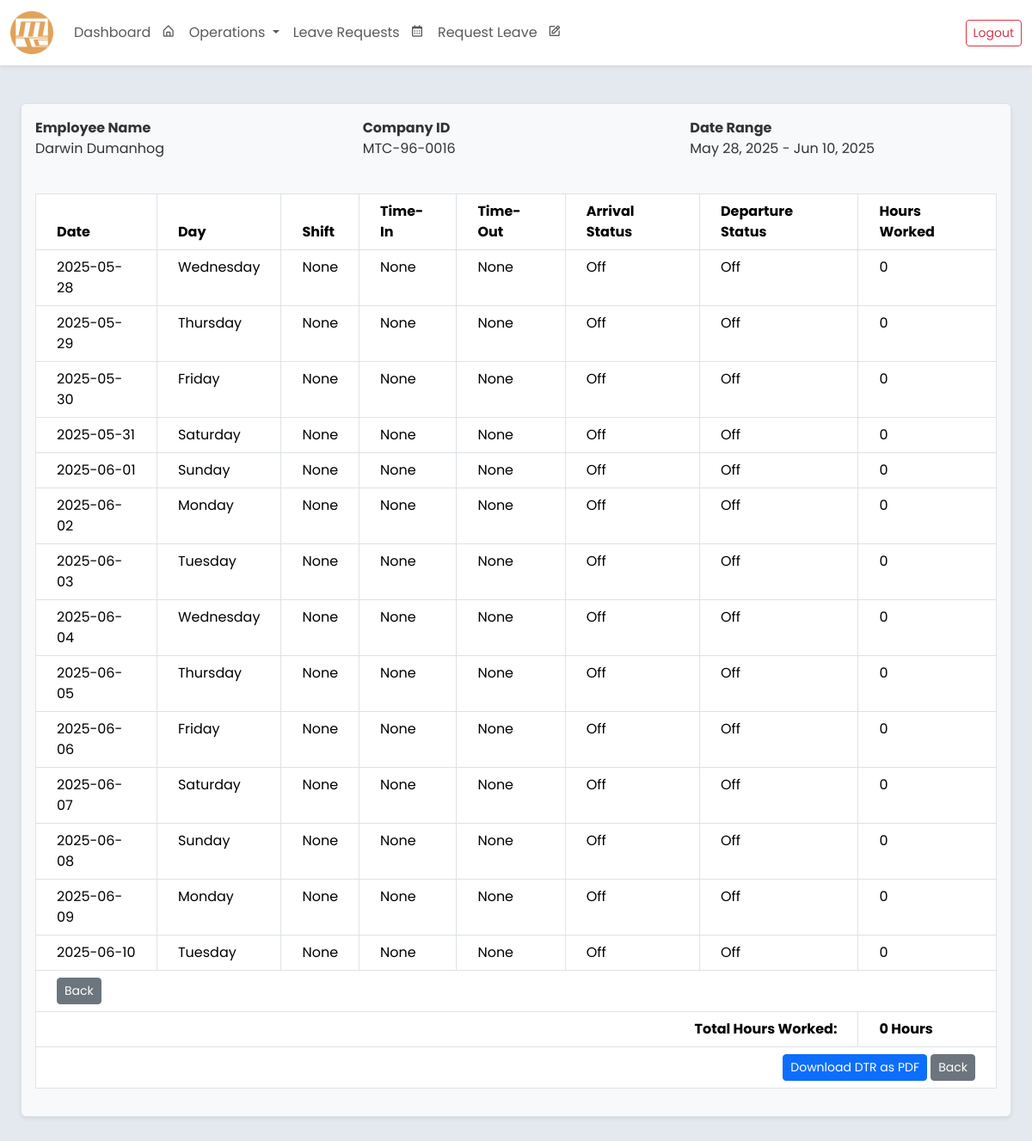
The page /employee/dtr/31/ (signed in) on the database as committed earlier.
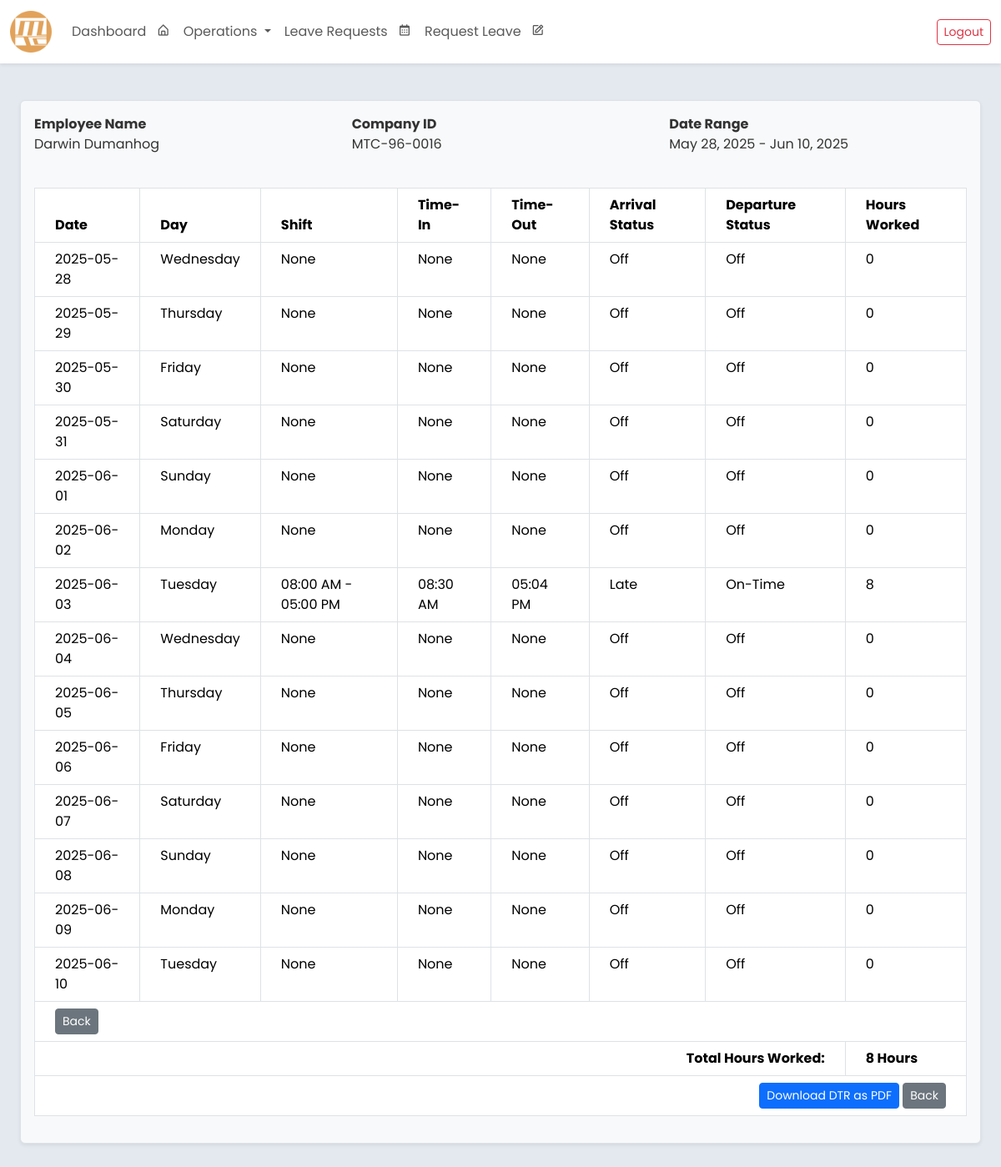
The same page on the database as committed later.
### core/models.py (models this page shows, shortened)
class Attendance(models.Model):
    STATUS_CHOICES = [
        ('On-Time', 'On-Time'),
        ('Late', 'Late'),
        ('Absent', 'Absent'),
        ('Rest Day', 'Rest Day'),
    ]
    employee = models.ForeignKey('Employee', on_delete=models.CASCADE)
    date = models.DateField()
    time_in = models.DateTimeField(null=True, blank=True)
    time_out = models.DateTimeField(null=True, blank=True)
    arrival_status = models.CharField(
        max_length=20,
        choices=STATUS_CHOICES,
        default='Absent',
        help_text="Status based on time-in"
    )
    departure_status = models.CharField(
        max_length=20,
        choices=[
            ('On-Time', 'On-Time'),
            ('Undertime', 'Undertime'),
            ('Absent', 'Absent'),
            ('Rest Day', 'Rest Day')
        ],
        default='Absent',
        help_text="Status based on time-out"
    )
    shift = models.ForeignKey(
        'Shift',
        on_delete=models.SET_NULL,
        null=True,
        blank=True,
        help_text="Associated shift for this attendance record"
    )
    late_minutes = models.PositiveIntegerField(default=0)
    undertime_minutes = models.PositiveIntegerField(default=0)
    def worked_hours(self):
        print(f"\n--- DEBUG worked_hours for {self.date} ---")
        if not self.shift:
            print("No shift assigned")
            return 0
        scheduled_start = self.shift.shift_start
        scheduled_end = self.shift.shift_end
        is_rest_day = False  # You may also store this in Shift
        print(f"scheduled_start: {scheduled_start}")
        print(f"scheduled_end: {scheduled_end}")
        print(f"time_in: {self.time_in}")
        print(f"time_out: {self.time_out}")
        if not self.time_in or not self.time_out:
            print("Missing time_in or time_out")
            return 0
        scheduled_start_dt = datetime.combine(self.date, scheduled_start)
        scheduled_end_dt = (
            datetime.combine(self.date + timedelta(days=1), scheduled_end)
            if scheduled_end < scheduled_start
            else datetime.combine(self.date, scheduled_end)
        )
        time_in = self.time_in.replace(tzinfo=None) if self.time_in.tzinfo else self.time_in
        time_out = self.time_out.replace(tzinfo=None) if self.time_out.tzinfo else self.time_out
        start = max(time_in, scheduled_start_dt)
        end = min(time_out, scheduled_end_dt)
        if end <= start:
            print("End is before or equal to start")
            return 0
        worked_seconds = (end - start).total_seconds()
        worked_hours = worked_seconds / 3600
        if worked_hours > 1:
            worked_hours -= 1
        worked_hours = max(worked_hours, 0)
        return worked_hours

### core/decorators.py (the view, shortened to what this page needs)
    def _wrapped_view(request, *args, **kwargs):
        if hasattr(request.user, 'employee'):
            employee = request.user.employee
            if employee.department.name == "Human Resources":
                return view_func(request, *args, **kwargs)

### core/templates/employee_dtr.html (shortened to what the changed rows need)
{% extends "base.html" %}
{% block content %}
    <div class="row mb-4">
        <div class="col-12">
            <div class="p-3 border rounded shadow-sm bg-light">
                <div class="table-responsive">
                    <table class="table table-bordered text-sm mt-4">
                        <thead class="bg-light">
                            <tr>
                                <th class="px-4 py-2">Date</th>
                                <th class="px-4 py-2">Day</th>
                                <th class="px-4 py-2">Shift</th>
                                <th class="px-4 py-2">Time-In</th>
                                <th class="px-4 py-2">Time-Out</th>
                                <th class="px-4 py-2">Arrival Status</th>
                                <th class="px-4 py-2">Departure Status</th>
                                <th class="px-4 py-2">Hours Worked</th>
                            </tr>
                        </thead>
                        <tbody>
                            {% for dtr in dtr_records %}
                            <tr>
                                <td class="px-4 py-2">{{ dtr.date }}</td>
                                <td class="px-4 py-2">{{ dtr.day }}</td>
                                <td class="px-4 py-2">{{ dtr.shift }}</td>
                                <td class="px-4 py-2">{{ dtr.time_in }}</td>
                                <td class="px-4 py-2">{{ dtr.time_out }}</td>
                                <td class="px-4 py-2">{{ dtr.arrival_status }}</td>
                                <td class="px-4 py-2">{{ dtr.departure_status }}</td>
                                <td class="px-4 py-2">{{ dtr.worked_hours }}</td>
                            </tr>
                            {% empty %}
                            <tr>
                                <td colspan="7" class="text-center py-4">No DTR record found.</td>
                            </tr>
                            {% endfor %}
                        </tbody>
                        <tfoot>
                            <tr class="bg-light fw-bold">
                                <td colspan="7" class="text-end px-4 py-2">Total Hours Worked:</td>
                                <td class="px-4 py-2">{{ total_hours }} Hours</td>
                            </tr>
                        </tfoot>
                    </table>
                </div>
            </div>
        </div>
    </div>
{% endblock %}

Rows that differ between the two databases and show on the page:
added Attendance: arrival_status "Late", departure_status "On-Time"
Other text that changed with them:
{{ total_hours }}: "0" → "8"
new list line: "2025-06-03 Tuesday 08:00 AM - 05:00 PM 08:30 AM 05:04 PM 8"
list line gone: "2025-06-03 Tuesday None None None Off Off 0"
